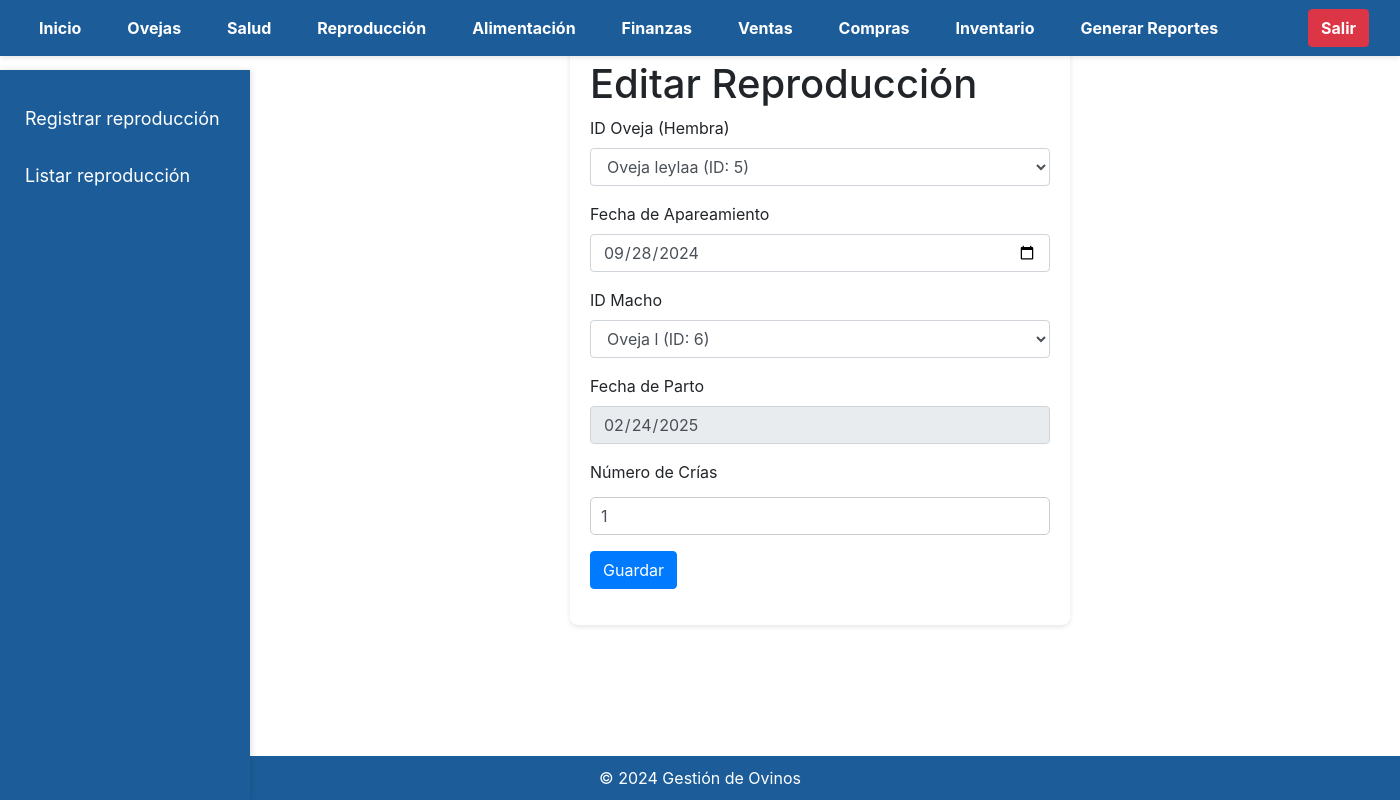
/editar_reproduccion/1 (signed in), run on the app's committed database.
### app/models.py (models this page shows)
class Reproduccion(db.Model):
    id = db.Column(db.Integer, primary_key=True)
    id_oveja = db.Column(db.Integer, db.ForeignKey('oveja.id'), nullable=False)
    fecha_apareamiento = db.Column(db.Date, nullable=False)
    id_macho = db.Column(db.Integer, db.ForeignKey('oveja.id'), nullable=True)
    fecha_parto = db.Column(db.Date, nullable=True)
    num_crias = db.Column(db.Integer, nullable=True)
    user_id = db.Column(db.Integer, db.ForeignKey('user.id'), nullable=False)
    oveja = db.relationship('Oveja', foreign_keys=[id_oveja], backref='reproducciones')
    macho = db.relationship('Oveja', foreign_keys=[id_macho], backref='reproducciones_macho')
    user = db.relationship('User', backref='reproducciones')

### app/routes.py (the view, shortened to what this page needs)
@app.route('/editar_reproduccion/<int:id>', methods=['GET', 'POST'])
@login_required
def editar_reproduccion(id):
    reproduccion = Reproduccion.query.filter_by(id=id, user_id=current_user.id).first_or_404()
    form = ReproduccionForm(obj=reproduccion)
    ovejas = Oveja.query.filter_by(user_id=current_user.id).all()
    form.id_oveja.choices = [(oveja.id, f'Oveja {oveja.nombre} (ID: {oveja.id})') for oveja in ovejas]
    machos = Oveja.query.filter_by(sexo='Macho', user_id=current_user.id).all()
    form.id_macho.choices = [(0, 'Ninguno')] + [(oveja.id, f'Oveja {oveja.nombre} (ID: {oveja.id})') for oveja in machos]
    return render_template('editar_reproduccion.html', form=form)

### app/forms.py
class ReproduccionForm(FlaskForm):
    id_oveja = SelectField('ID Oveja (Hembra)', coerce=int, validators=[DataRequired()])
    fecha_apareamiento = DateField('Fecha de Apareamiento', format='%Y-%m-%d', validators=[DataRequired()])
    id_macho = SelectField('ID Macho', choices=[], coerce=int, validators=[Optional()])
    fecha_parto = DateField('Fecha de Parto', format='%Y-%m-%d', validators=[], default=None)
    num_crias = IntegerField('Número de Crías', validators=[], default=None)
    submit = SubmitField('Guardar')

### app/__init__.py (called while the page is built)
@login_manager.user_loader
def load_user(user_id):
    return User.query.get(int(user_id))

### app/templates/editar_reproduccion.html (shortened to what this page needs)
<!DOCTYPE html>
<html lang="es">
<head>
    <link rel="stylesheet" href="{{ url_for('static', filename='styles.css') }}">
    <link rel="stylesheet" href="https://maxcdn.bootstrapcdn.com/bootstrap/4.5.2/css/bootstrap.min.css">
</head>
<body>
    <nav class="navbar navbar-expand-lg navbar-light" style="background-color: #1c5d99;">
        <div class="collapse navbar-collapse" id="navbarNav">
            <ul class="navbar-nav mr-auto">
                <li class="nav-item"><a class="nav-link text-white" href="{{ url_for('index') }}">Inicio</a></li>
                <li class="nav-item"><a class="nav-link text-white" href="{{ url_for('oveja') }}">Ovejas</a></li>
                <li class="nav-item"><a class="nav-link text-white" href="{{ url_for('salud') }}">Salud</a></li>
                <li class="nav-item"><a class="nav-link text-white" href="{{ url_for('reproduccion') }}">Reproducción</a></li>
                <li class="nav-item"><a class="nav-link text-white" href="{{ url_for('alimentacion') }}">Alimentación</a></li>
                <li class="nav-item"><a class="nav-link text-white" href="{{ url_for('finanzas') }}">Finanzas</a></li>
                <li class="nav-item"><a class="nav-link text-white" href="{{ url_for('venta') }}">Ventas</a></li>
                <li class="nav-item"><a class="nav-link text-white" href="{{ url_for('compra') }}">Compras</a></li>
                <li class="nav-item"><a class="nav-link text-white" href="{{ url_for('inventario') }}">Inventario</a></li>
                <li class="nav-item"><a class="nav-link text-white" href="{{ url_for('reportes_view') }}">Generar Reportes</a></li>
            </ul>
            <a href="{{ url_for('logout') }}" class="btn btn-danger ml-2">Salir</a>
        </div>
    </nav>
    <div class="sidebar" id="sidebar">
        <ul class="nav flex-column">
            <li class="nav-item"><a class="nav-link text-white" href="{{url_for('registrar_reproduccion')}}">Registrar reproducción</a></li>
            <li class="nav-item"><a class="nav-link text-white" href="{{url_for('listar_reproduccion')}}">Listar reproducción</a></li>
        </ul>
    </div>
    <div class="container mt-3">
        <form method="POST">
            <h1>Editar Reproducción</h1>
            <div class="form-group">
                {{ form.id_oveja.label(class_='form-label') }}
                {{ form.id_oveja(class_='form-control') }}
            </div>
            <div class="form-group">
                {{ form.fecha_apareamiento.label(class_='form-label') }}
                {{ form.fecha_apareamiento(class_='form-control', id='fecha_apareamiento', oninput='calcularFechaParto()') }}
            </div>
            <div class="form-group">
                {{ form.id_macho.label(class_='form-label') }}
                {{ form.id_macho(class_='form-control') }}
            </div>
            <div class="form-group">
                {{ form.fecha_parto.label(class_='form-label') }}
                {{ form.fecha_parto(class_='form-control', id='fecha_parto', readonly=true) }}
            </div>
            <div class="form-group">
                {{ form.num_crias.label(class_='form-label') }}
                {{ form.num_crias(class_='form-control') }}
            </div>
            <div class="form-group">
                {{ form.submit(class_='btn btn-primary') }}
            </div>
        </form>
    </div>
    <footer class="text-center mt-4">
        &copy; 2024 Gestión de Ovinos
    </footer>
</body>
</html>

### app/static/styles.css (style rules this page uses)
body { font-family: 'Arial', sans-serif; background-color: #f0f2f5; color: #333; margin: 0; padding: 0; padding-top: 20px; }
.navbar { background-color: #1c5d99; padding: 10px 20px; text-align: center; box-shadow: 0 2px 5px rgba(0, 0, 0, 0.1); position: fixed; top: 0; left: 0; width: 100%; z-index: 1000; }
.navbar a { color: #ffffff; text-decoration: none; margin: 0 15px; font-weight: bold; }
.sidebar { height: calc(100vh - 35px); width: 250px; position: fixed; top: 35px; right: 0; background-color: #1c5d99; padding-top: 20px; box-shadow: 2px 0 5px rgba(0, 0, 0, 0.1); overflow-y: auto; z-index: 900; }
.sidebar a { padding: 15px 25px; text-decoration: none; font-size: 18px; color: #ffffff; display: block; transition: 0.3s; }
form { max-width: 500px; margin: 20px auto; padding: 20px; background-color: #ffffff; border-radius: 8px; box-shadow: 0 2px 5px rgba(0, 0, 0, 0.1); }
input[type="text"], input[type="number"], input[type="email"], input[type="password"], select, textarea { width: 100%; padding: 10px; margin: 5px 0; border: 1px solid #ccc; border-radius: 5px; box-sizing: border-box; }
.btn { display: inline-block; padding: 10px 15px; background-color: #1c5d99; color: white; text-decoration: none; border-radius: 5px; font-weight: bold; text-align: center; }
footer { background-color: #1c5d99; color: white; text-align: center; padding: 10px; position: fixed; bottom: 0; width: calc(100%); right: 0; z-index: 850; }

### app/templates/editar_reproduccion.html (style rules this page uses)
.sidebar { height: calc(100% - 70px); width: 250px; position: fixed; top: 70px; left: 0; background-color: #1c5d99; transition: margin-left 0.3s; }
.container { margin-left: 250px; transition: margin-left 0.3s; }
.navbar { padding: 0.5rem 1rem; position: fixed; width: 100%; z-index: 1000; }

### data on the page
Reproduccion: id_oveja "Oveja leylaa (ID: 5)", fecha_apareamiento "09/28/2024", id_macho "Oveja l (ID: 6)", fecha_parto "02/24/2025", num_crias "1"
